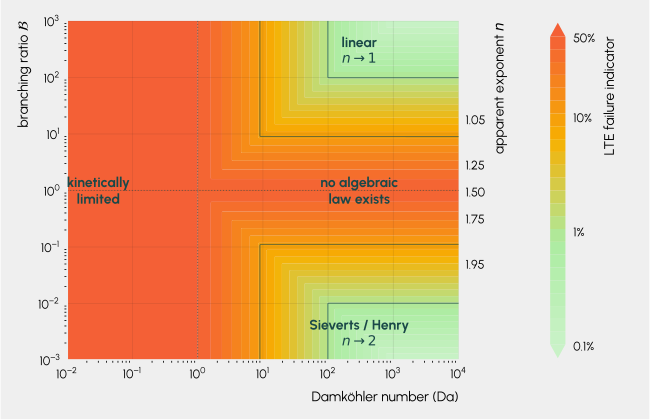

Python code for this plot:
"""The (Da, B) regime map for the validity of a local-equilibrium interface.

Purely analytical: no solve is involved. The two axes are the two ways an LTE
closure can fail, and they are independent.

  Da : Damkoehler number of a channel, Eq. (damkohler). A single channel is
       locally equilibrated when Da >> 1. The relative error made on the flux by
       assuming equilibrium is 1/(1 + Da), which is exact for Model 1 by
       Eq. (model1_convergence).

  B  : branching ratio between the two channels, Eq. (branching). A single
       algebraic law exists only when one channel dominates. The fraction of the
       atomic flux carried by the minority channel, min(1, B)/(1 + B), is the
       part of the flux that any single-channel closure fails to describe.

The field plotted is the larger of the two, which is an indicator of how badly
the best available LTE closure does, not a rigorous error bound. The apparent
exponent n = (2 + B)/(1 + B) of Eq. (n_of_B) is carried on the right-hand axis.

Produces regime_map.pdf, the figure of Sec. "Dimensionless criteria for LTE
validity".
"""

import matplotlib

matplotlib.use("Agg")

import matplotlib.pyplot as plt
import morethemes as mt
import numpy as np
from matplotlib.colors import LinearSegmentedColormap, LogNorm
from matplotlib.ticker import FormatStrFormatter, NullLocator


def n_of_B(B):
    """Apparent interfacial exponent, Eq. (n_of_B)."""
    return (2.0 + B) / (1.0 + B)


def B_of_n(n):
    """Inverse of n_of_B, used for the right-hand axis."""
    return (2.0 - n) / (n - 1.0)


def within_channel_error(Da):
    """Relative error on the flux from assuming a channel is equilibrated."""
    return 1.0 / (1.0 + Da)


def between_channel_error(B):
    """Fraction of the atomic flux carried by the minority channel."""
    return np.minimum(1.0, B) / (1.0 + B)


def plot(filename):
    mt.set_theme("urban")
    plt.rcParams["axes.spines.top"] = False
    plt.rcParams["axes.spines.right"] = False

    da = np.logspace(-2, 4, 400)
    branching = np.logspace(-3, 3, 400)
    DA, BR = np.meshgrid(da, branching)

    error = np.maximum(within_channel_error(DA), between_channel_error(BR))

    # good (pale green) to bad (orange), taken from the paper palette
    cmap = LinearSegmentedColormap.from_list(
        "lte_validity", ["#c9f2c7", "#aceca1", "#f7b000", "#f46036"]
    )

    fig, ax = plt.subplots(figsize=(6.5, 4.2))
    levels = np.logspace(-3, np.log10(0.5), 25)
    field = ax.contourf(
        DA,
        BR,
        error,
        levels=levels,
        cmap=cmap,
        norm=LogNorm(vmin=1e-3, vmax=0.5),
        extend="both",
    )
    ax.contour(
        DA, BR, error, levels=[0.01, 0.1], colors="#1a4848", linewidths=0.8, alpha=0.6
    )

    ax.set_xscale("log")
    ax.set_yscale("log")
    ax.set_xlabel("Damköhler number (Da)")
    ax.set_ylabel(r"branching ratio $\mathcal{B}$")

    labels = [
        ("kinetically\nlimited", 3e-2, 1.0),
        ("no algebraic\nlaw exists", 3e2, 1.0),
        ("Sieverts / Henry\n$n \\to 2$", 3e2, 3e-3),
        ("linear\n$n \\to 1$", 3e2, 3e2),
    ]
    for text, x, y in labels:
        ax.annotate(
            text,
            xy=(x, y),
            color="#1a4848",
            weight="bold",
            ha="center",
            va="center",
        )

    ax.axvline(1.0, color="#1a4848", linestyle=":", linewidth=0.8, alpha=0.5)
    ax.axhline(1.0, color="#1a4848", linestyle=":", linewidth=0.8, alpha=0.5)

    # the exponent is a function of B alone, so it rides on the right-hand axis.
    # the secondary axis inherits the parent's log locator, hence the resets
    exponent_axis = ax.secondary_yaxis("right", functions=(n_of_B, B_of_n))
    exponent_axis.yaxis.set_minor_locator(NullLocator())
    exponent_axis.set_yticks([1.05, 1.25, 1.5, 1.75, 1.95])
    exponent_axis.yaxis.set_major_formatter(FormatStrFormatter("%.2f"))
    exponent_axis.set_ylabel("apparent exponent $n$")

    bar = fig.colorbar(field, ax=ax, pad=0.16, ticks=[1e-3, 1e-2, 1e-1, 0.5])
    bar.ax.set_yticklabels(["0.1%", "1%", "10%", "50%"])
    bar.ax.minorticks_off()
    bar.set_label("LTE failure indicator")

    fig.tight_layout()
    fig.savefig(filename)


if __name__ == "__main__":
    plot("regime_map.pdf")
